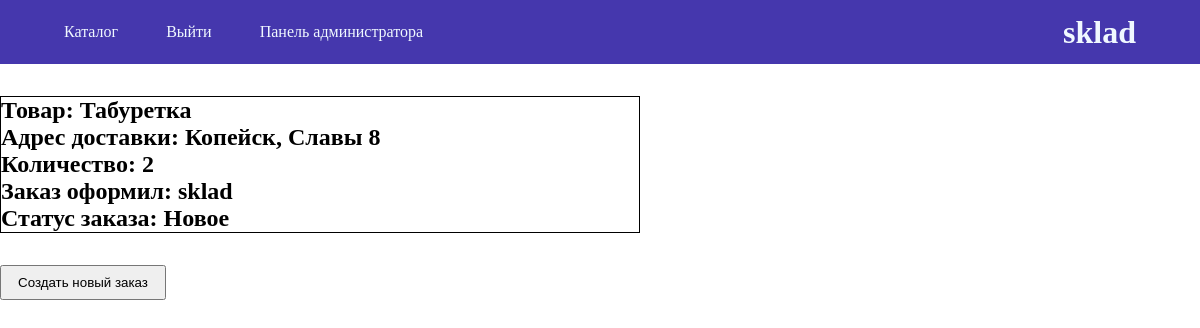
Screenshot of /goods/get_orders/ (signed in) with the database file from the repository.
### accounts/models.py (models this page shows)
class User(AbstractUser):
    phone = models.CharField(max_length=15, verbose_name="Номер телефона")
    full_name = models.CharField(max_length=100, verbose_name="ФИО")
    REQUIRED_FIELDS = ["email", "phone", "full_name"]
    def __str__(self):
        return self.username

### goods/models.py (models this page shows, shortened)
class Order(models.Model):
    quantity = models.IntegerField( verbose_name="Количество")
    address = models.CharField(
        max_length=100, verbose_name="Адрес"
    )
    product = models.ForeignKey(Product, on_delete=models.CASCADE, verbose_name='Товар')
    status = models.ForeignKey(Status, on_delete=models.CASCADE, verbose_name='Статус')
    user = models.ForeignKey(User, on_delete=models.CASCADE, verbose_name='Пользователь')
    class Meta:
        verbose_name = "Заказ"
        verbose_name_plural = "Заказы"

class Product(models.Model):
    name = models.CharField(
        max_length=50, default="Название товара", verbose_name="Товар"
    )
    price = models.DecimalField(max_digits=10, decimal_places=2, verbose_name="Цена")
    available = models.IntegerField( verbose_name="В наличии")
    class Meta:
        verbose_name = "Товар"
        verbose_name_plural = "Товары"
    def __str__(self):
        return self.name

class Status(models.Model):
    name = models.CharField(max_length=30, default='Новое', verbose_name="Название статуса")
    class Meta:
        verbose_name = "Статус заказа"
        verbose_name_plural = "Статусы заказа"
    def __str__(self):
        return self.name

### goods/views.py (the view)
# urls.py: path("get_orders/", views.get_orders, name="get_orders"),
def get_orders(request):
    orders = Order.objects.filter(user=request.user)
    return render(request, "goods/get_orders.html", {"orders": orders})

### goods/templates/goods/get_orders.html
{% extends "main/base.html" %}
{% load static %}
{% block css %}
	<link rel="stylesheet" href="{% static "css/get_orders.css" %}">
{% endblock css %}
{% block content %}
<div class="wrapper">
	{% if orders %}
	{% for order in orders%}
	<div class='orders'>
		<h2>Товар: {{order.product}}</h2>
		<h2>Адрес доставки: {{order.address}}</h2>
		<h2>Количество: {{order.quantity}}</h2>
		<h2>Заказ оформил: {{order.user}}</h2>
		<h2>Статус заказа: {{order.status}}</h2>
	</div>
	{% endfor %}
{% else %}
	<h1>Заказов нет</h1>
{% endif %}
<a href="/goods/create_order"><button>Создать новый заказ</button></a>
</div>
{% endblock content %}

### main/templates/main/base.html (shortened to what this page needs)
{% load static %}
<!DOCTYPE html>
<html lang="en">
  <head>
    <link rel="stylesheet" href="{% static "css/header.css" %}" />
	<link rel="stylesheet" href="{%static "css/base.css" %}" />
	{% block css %}
	{% endblock css %}
  </head>
  <body>
    <div class="container">
      <header>
		<div class='menu'>
			 {% if user.is_authenticated and user.is_staff %}
			 <a href="/">Каталог</a>
			 <a href="/accounts/log_out">Выйти</a>
			 <a href="/admin/">Панель администратора</a>
			 {% elif user.is_authenticated %}
			 <a href="/">Каталог</a>
			 <a href="/goods/create_order">Создать заказ</a>
			 <a href="/goods/get_orders">Посмотреть заказы</a>
			 <a href="/accounts/log_out">Выйти</a>
			 {% comment %} меню для не зарегестрированного пользователя {% endcomment %}
			 {% else %}
			 <a href="/">Каталог</a>
			 <a href="/accounts/sign_up">Регистрация</a>
			 <a href="/accounts/sign_in">Войти</a>
			 {% endif %}
		</div>
		<div>
			{% if user.is_authenticated %}
			<h1>{{user.username}}</h1>
			{% else %}
			<h1>Гость</h1>
			{% endif %}
		</div>
      </header>
      {% block content %} {% endblock content %}
    </div>
  </body>
</html>

### static/css/header.css (style rules this page uses)
.menu { display: flex; gap: 3rem; align-items: center; }
header { display: flex; align-items: center; justify-content: space-between; color: aliceblue; padding: 0 4rem; height: 4rem; background: #4537ad; }

### static/css/base.css (style rules this page uses)
* { margin: 0; padding: 0; box-sizing: border-box; }
.container { max-width: 1800px; margin: 0 auto; }
a { text-decoration: none; color: inherit; }
button { padding: 0.5rem 1rem; cursor: pointer; }
.wrapper { margin-top: 2rem; }

### static/css/get_orders.css (style rules this page uses)
.orders { display: flex; flex-direction: column; border: 1px solid black; width: 40rem; }
.wrapper { display: flex; flex-direction: column; gap: 2rem; }

### rows the page displays
User: username "sklad"
Order: product "Табуретка", address "Копейск, Славы 8", quantity "2", user "sklad", status "Новое"
